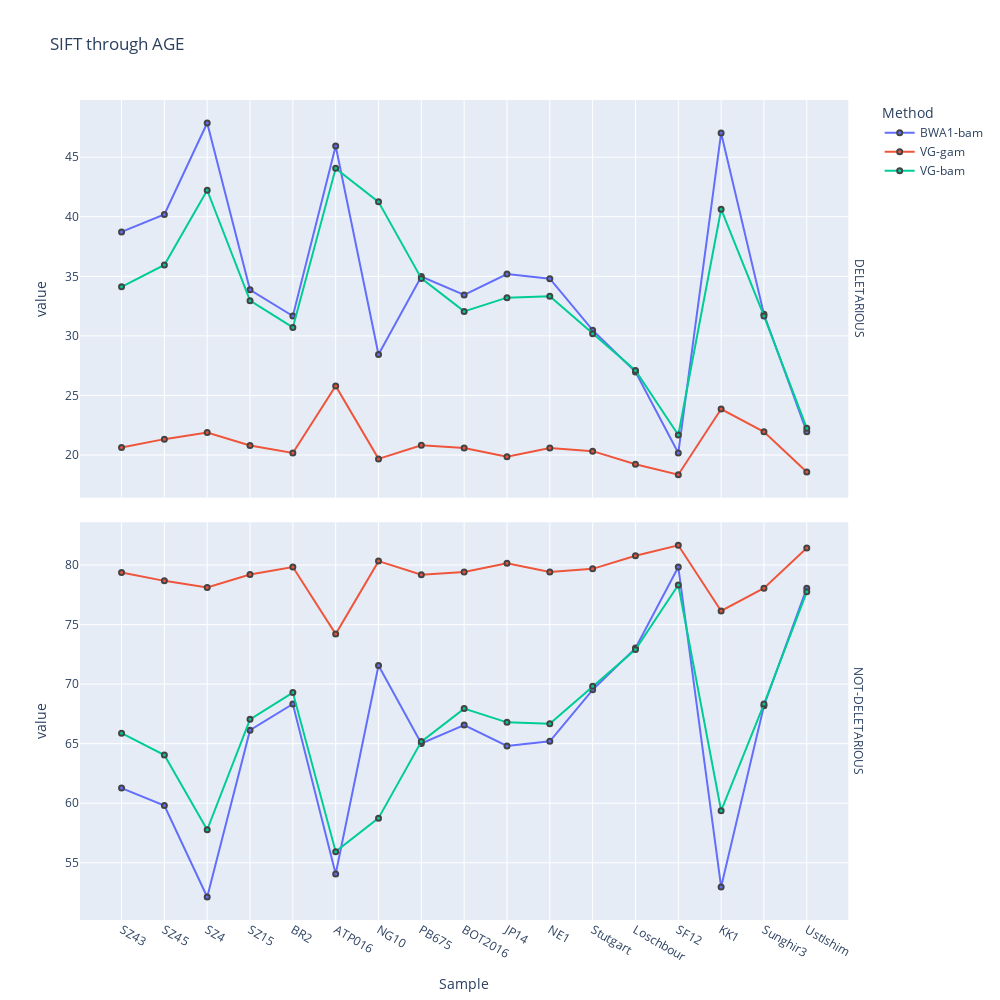

Source (notebook cell):
### Code cell
fig = px.scatter(df_age, y="value", x="Sample", color = "Method",facet_row="variable",
                 width=1000, height=1000, title="SIFT through AGE")

fig.for_each_annotation(lambda a: a.update(text=a.text.split("=")[-1].split("_")[-1]))
fig.update_yaxes(matches=None)
fig.update_traces(mode='lines+markers', marker_line_width=2, marker_size=5)
fig.show()

### Figure 1 — Plotly figure (JSON) as saved in the notebook; plotly's stock layout.template omitted (floating-point values rounded to 4 significant figures)
{"data": [{"hovertemplate": "Method=BWA1-bam<br>variable=PCT_SIFT_DELETARIOUS<br>Sample=%{x}<br>value=%{y}<extra></extra>", "legendgroup": "BWA1-bam", "marker": {"color": "#636efa", "line": {"width": 2}, "size": 5, "symbol": "circle"}, "mode": "lines+markers", "name": "BWA1-bam", "orientation": "v", "showlegend": true, "type": "scatter", "x": ["SZ43", "SZ45", "SZ4", "SZ15", "BR2", "ATP016", "NG10", "PB675", "BOT2016", "JP14", "NE1", "Stutgart", "Loschbour", "SF12", "KK1", "Sunghir3", "UstIshim"], "xaxis": "x2", "y": [38.73, 40.2, 47.87, 33.87, 31.67, 45.94, 28.43, 34.98, 33.44, 35.19, 34.8, 30.48, 26.98, 20.17, 47.03, 31.81, 21.94], "yaxis": "y2"}, {"hovertemplate": "Method=BWA1-bam<br>variable=PCT_SIFT_NOT-DELETARIOUS<br>Sample=%{x}<br>value=%{y}<extra></extra>", "legendgroup": "BWA1-bam", "marker": {"color": "#636efa", "line": {"width": 2}, "size": 5, "symbol": "circle"}, "mode": "lines+markers", "name": "BWA1-bam", "orientation": "v", "showlegend": false, "type": "scatter", "x": ["SZ43", "SZ45", "SZ4", "SZ15", "BR2", "ATP016", "NG10", "PB675", "BOT2016", "JP14", "NE1", "Stutgart", "Loschbour", "SF12", "KK1", "Sunghir3", "UstIshim"], "xaxis": "x", "y": [61.27, 59.8, 52.13, 66.13, 68.33, 54.06, 71.57, 65.02, 66.56, 64.81, 65.2, 69.52, 73.02, 79.83, 52.97, 68.19, 78.06], "yaxis": "y"}, {"hovertemplate": "Method=VG-gam<br>variable=PCT_SIFT_DELETARIOUS<br>Sample=%{x}<br>value=%{y}<extra></extra>", "legendgroup": "VG-gam", "marker": {"color": "#EF553B", "line": {"width": 2}, "size": 5, "symbol": "circle"}, "mode": "lines+markers", "name": "VG-gam", "orientation": "v", "showlegend": true, "type": "scatter", "x": ["SZ43", "SZ45", "SZ4", "SZ15", "BR2", "ATP016", "NG10", "PB675", "BOT2016", "JP14", "NE1", "Stutgart", "Loschbour", "SF12", "KK1", "Sunghir3", "UstIshim"], "xaxis": "x2", "y": [20.63, 21.33, 21.89, 20.79, 20.17, 25.79, 19.67, 20.81, 20.59, 19.84, 20.58, 20.32, 19.23, 18.34, 23.85, 21.94, 18.58], "yaxis": "y2"}, {"hovertemplate": "Method=VG-gam<br>variable=PCT_SIFT_NOT-DELETARIOUS<br>Sample=%{x}<br>value=%{y}<extra></extra>", "legendgroup": "VG-gam", "marker": {"color": "#EF553B", "line": {"width": 2}, "size": 5, "symbol": "circle"}, "mode": "lines+markers", "name": "VG-gam", "orientation": "v", "showlegend": false, "type": "scatter", "x": ["SZ43", "SZ45", "SZ4", "SZ15", "BR2", "ATP016", "NG10", "PB675", "BOT2016", "JP14", "NE1", "Stutgart", "Loschbour", "SF12", "KK1", "Sunghir3", "UstIshim"], "xaxis": "x", "y": [79.37, 78.67, 78.11, 79.21, 79.83, 74.21, 80.33, 79.19, 79.41, 80.16, 79.42, 79.68, 80.77, 81.66, 76.15, 78.06, 81.42], "yaxis": "y"}, {"hovertemplate": "Method=VG-bam<br>variable=PCT_SIFT_DELETARIOUS<br>Sample=%{x}<br>value=%{y}<extra></extra>", "legendgroup": "VG-bam", "marker": {"color": "#00cc96", "line": {"width": 2}, "size": 5, "symbol": "circle"}, "mode": "lines+markers", "name": "VG-bam", "orientation": "v", "showlegend": true, "type": "scatter", "x": ["SZ43", "SZ45", "SZ4", "SZ15", "BR2", "ATP016", "NG10", "PB675", "BOT2016", "JP14", "NE1", "Stutgart", "Loschbour", "SF12", "KK1", "Sunghir3", "UstIshim"], "xaxis": "x2", "y": [34.12, 35.96, 42.23, 32.96, 30.71, 44.07, 41.25, 34.83, 32.06, 33.21, 33.33, 30.19, 27.1, 21.67, 40.64, 31.68, 22.25], "yaxis": "y2"}, {"hovertemplate": "Method=VG-bam<br>variable=PCT_SIFT_NOT-DELETARIOUS<br>Sample=%{x}<br>value=%{y}<extra></extra>", "legendgroup": "VG-bam", "marker": {"color": "#00cc96", "line": {"width": 2}, "size": 5, "symbol": "circle"}, "mode": "lines+markers", "name": "VG-bam", "orientation": "v", "showlegend": false, "type": "scatter", "x": ["SZ43", "SZ45", "SZ4", "SZ15", "BR2", "ATP016", "NG10", "PB675", "BOT2016", "JP14", "NE1", "Stutgart", "Loschbour", "SF12", "KK1", "Sunghir3", "UstIshim"], "xaxis": "x", "y": [65.88, 64.04, 57.77, 67.04, 69.29, 55.93, 58.75, 65.17, 67.94, 66.79, 66.67, 69.81, 72.9, 78.33, 59.36, 68.32, 77.75], "yaxis": "y"}], "layout": {"annotations": [{"font": {}, "showarrow": false, "text": "NOT-DELETARIOUS", "textangle": 90, "x": 0.98, "xanchor": "left", "xref": "paper", "y": 0.2425, "yanchor": "middle", "yref": "paper"}, {"font": {}, "showarrow": false, "text": "DELETARIOUS", "textangle": 90, "x": 0.98, "xanchor": "left", "xref": "paper", "y": 0.7575, "yanchor": "middle", "yref": "paper"}], "height": 1000, "legend": {"title": {"text": "Method"}, "tracegroupgap": 0}, "title": {"text": "SIFT through AGE"}, "width": 1000, "xaxis": {"anchor": "y", "domain": [0, 0.98], "title": {"text": "Sample"}}, "xaxis2": {"anchor": "y2", "domain": [0, 0.98], "matches": "x", "showticklabels": false}, "yaxis": {"anchor": "x", "domain": [0, 0.485], "title": {"text": "value"}}, "yaxis2": {"anchor": "x2", "domain": [0.515, 1], "title": {"text": "value"}}}}
